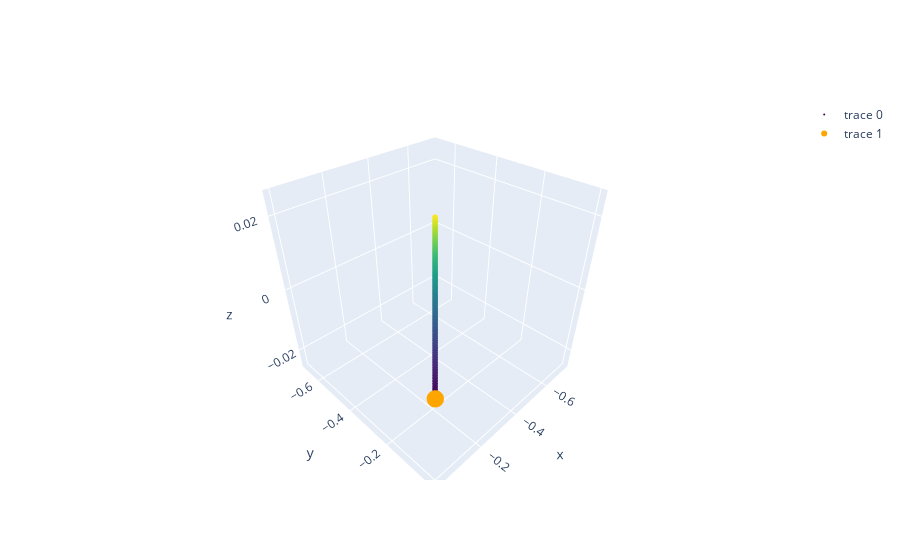

Notebook code for this chart:
### Markdown cell above
### Plot a single Trajectory

### Code cell
row = 15

conditionSph = np.asarray(dataDFSph2.iloc[row][:-2])
conditionCar = conditionSph2Car(conditionSph)
output = trajectorySolver(conditionCar,q,m,dt)
trajectory = output[0]
velocity   = output[1]

x,y,z = trajectory[0],trajectory[1],trajectory[2]

trace1 = go.Scatter3d(
    x=x,
    y=y,
    z=z,
    mode = 'markers',
    marker=dict(
        size=2,
        color = z,
        colorscale='Viridis'
    )
)

data1 = [trace1]
fig1 = go.Figure(data=data1)
fig1.update_layout(
    scene = dict(
        zaxis = dict(range=[-10*max(z),10*max(z)])
    )
)

fig1.add_trace(
    go.Scatter3d(
        x=[0],
        y=[0],
        z=[0],
        mode = 'markers',
        marker = dict(
            size = 6,
            color = 'orange')
                )
            )
offline.iplot(fig1, filename='simple-3d-scatter')
print ('Complete')
